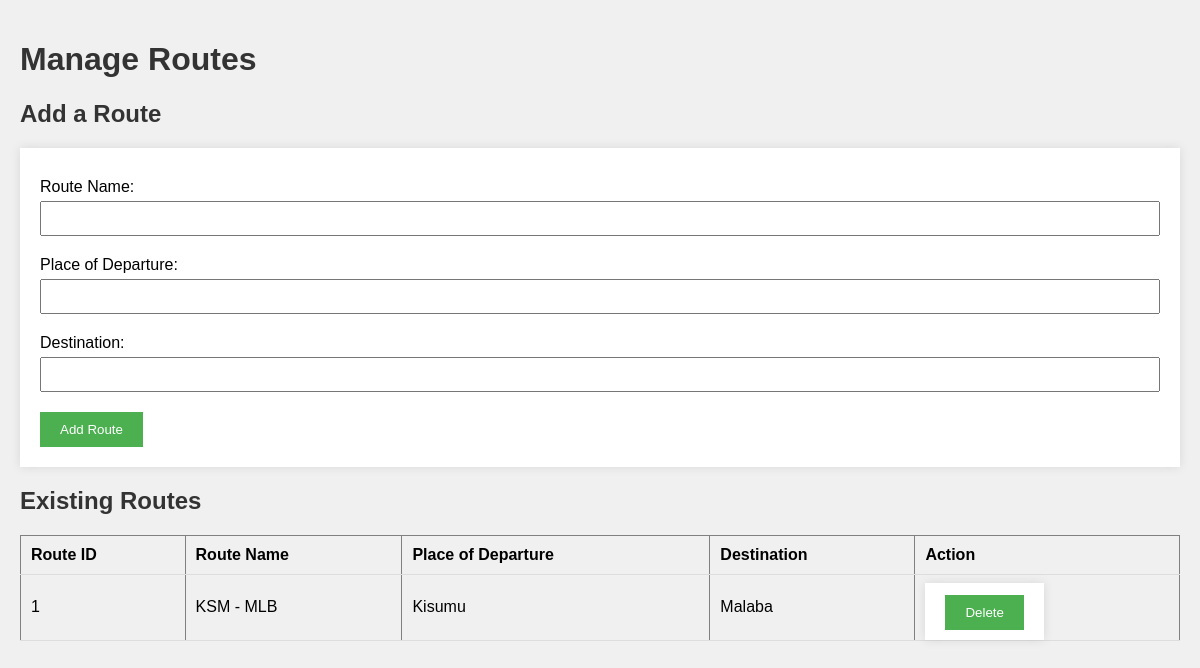
The app's page /app/admin/routes.php with its own data.
### tables this page shows
CREATE TABLE `routes` (
  `route_id` int NOT NULL,
  `route_name` varchar(100) NOT NULL,
  `place_of_departure` varchar(100) NOT NULL,
  `destination` varchar(100) NOT NULL
);

### app/admin/routes.php (the view, shortened to what this page needs)
<?php
$conn = connect_db();
$result = $conn->query("SELECT * FROM routes");
?>
<!DOCTYPE html>
<html lang="en">
<head>
</head>
<body>
    <h1>Manage Routes</h1>
    <h2>Add a Route</h2>
    <form action="routes.php" method="post">
        <label for="route_name">Route Name:</label>
        <input type="text" id="route_name" name="route_name" required>
        <br>
        <label for="place_of_departure">Place of Departure:</label>
        <input type="text" id="place_of_departure" name="place_of_departure" required>
        <br>
        <label for="destination">Destination:</label>
        <input type="text" id="destination" name="destination" required>
        <br>
        <input type="submit" value="Add Route">
    </form>
    <h2>Existing Routes</h2>
    <table border="1">
        <tr>
            <th>Route ID</th>
            <th>Route Name</th>
            <th>Place of Departure</th>
            <th>Destination</th>
            <th>Action</th>
        </tr>
        <?php if ($result->num_rows > 0) : ?>
            <?php while ($row = $result->fetch_assoc()) : ?>
                <tr>
                    <td><?= htmlspecialchars($row['route_id']) ?></td>
                    <td><?= htmlspecialchars($row['route_name']) ?></td>
                    <td><?= htmlspecialchars($row['place_of_departure']) ?></td>
                    <td><?= htmlspecialchars($row['destination']) ?></td>
                    <td>
                        <form action="routes.php" method="post" style="display:inline;">
                            <input type="submit" name="delete_route" value="Delete">
                        </form>
                    </td>
                </tr>
            <?php endwhile; ?>
        <?php else : ?>
            <tr>
                <td colspan="5">No routes available.</td>
            </tr>
        <?php endif; ?>
    </table>
</body>
</html>

### app/admin/routes.php (style rules this page uses)
body { font-family: Arial, sans-serif; background-color: #f0f0f0; margin: 0; padding: 20px; }
h1, h2 { color: #333; }
form { background: #fff; padding: 20px; margin-bottom: 20px; box-shadow: 0 0 10px rgba(0, 0, 0, 0.1); }
label { display: block; margin-top: 10px; }
input[type="text"] { width: 100%; padding: 8px; margin-top: 5px; margin-bottom: 10px; box-sizing: border-box; }
input[type="submit"] { background-color: #4CAF50; color: white; padding: 10px 20px; border: none; cursor: pointer; margin-top: 10px; }
table { width: 100%; border-collapse: collapse; }
th, td { padding: 10px; text-align: left; border-bottom: 1px solid #ddd; }

### records on screen
routes: route_id "1", route_name "KSM - MLB", place_of_departure "Kisumu", destination "Malaba"
